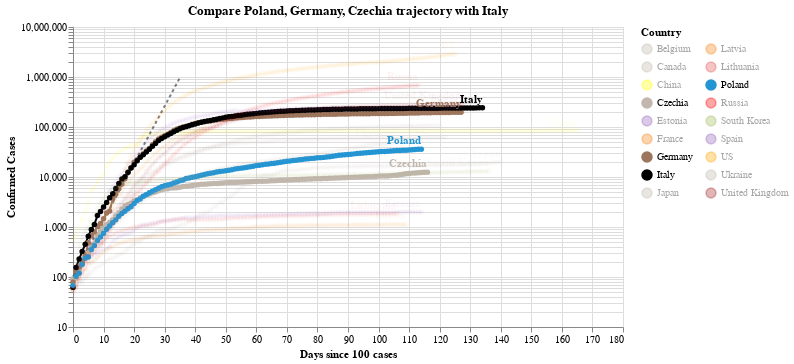

Notebook code cell kept with this figure:
### Code cell
#hide_input
chart2 = make_since_chart(dff2,['Poland', 'Germany', 'Czechia'], baseline_countries)
chart2

### Figure 1 — Vega-Lite specification as saved in the notebook (floating-point values rounded to 4 significant figures; data arrays with more than 128 entries replaced by an {"elided": "..."} marker saying what was removed)
{"config": {"view": {"continuousWidth": 400, "continuousHeight": 300}}, "layer": [{"data": {"name": "data-628230001892d6798b50651be41d1b3e"}, "mark": {"type": "line", "color": "black", "opacity": 0.5, "strokeDash": [3, 3]}, "encoding": {"x": {"type": "quantitative", "field": "Days since 100 cases"}, "y": {"type": "quantitative", "field": "Confirmed Cases"}}}, {"data": {"name": "data-82b8e781aee89ab26d24d80b4b476fea"}, "mark": {"type": "line", "point": true}, "encoding": {"color": {"type": "nominal", "field": "Country", "legend": {"columns": 2}, "scale": {"domain": ["Belgium", "Canada", "China", "Czechia", "Estonia", "France", "Germany", "Italy", "Japan", "Latvia", "Lithuania", "Poland", "Russia", "South Korea", "Spain", "US", "Ukraine", "United Kingdom"], "range": ["#C1B7AD", "#C1B7AD", "yellow", "#C1B7AD", "#9467bd", "#F58518", "#9D755D", "black", "#C1B7AD", "#F58518", "#E45756", "#2495D3", "red", "#A1BA59", "#9467bd", "orange", "#C1B7AD", "brown"]}}, "opacity": {"condition": {"value": 1, "selection": "selector002"}, "value": 0.05}, "tooltip": [{"type": "nominal", "field": "Country"}, {"type": "temporal", "field": "Date"}, {"type": "quantitative", "field": "Confirmed Cases"}, {"type": "quantitative", "field": "Days since 100 cases"}], "x": {"type": "quantitative", "field": "Days since 100 cases"}, "y": {"type": "quantitative", "field": "Confirmed Cases", "scale": {"type": "log"}}}, "selection": {"selector002": {"type": "multi", "fields": ["Country"], "bind": "legend", "init": [{"Country": "Poland"}, {"Country": "Germany"}, {"Country": "Czechia"}, {"Country": "Italy"}]}}, "width": 550}, {"data": {"name": "data-82b8e781aee89ab26d24d80b4b476fea"}, "mark": {"type": "text", "align": "right", "dy": -8, "fontWeight": "bold"}, "encoding": {"color": {"type": "nominal", "field": "Country", "legend": {"columns": 2}, "scale": {"domain": ["Belgium", "Canada", "China", "Czechia", "Estonia", "France", "Germany", "Italy", "Japan", "Latvia", "Lithuania", "Poland", "Russia", "South Korea", "Spain", "US", "Ukraine", "United Kingdom"], "range": ["#C1B7AD", "#C1B7AD", "yellow", "#C1B7AD", "#9467bd", "#F58518", "#9D755D", "black", "#C1B7AD", "#F58518", "#E45756", "#2495D3", "red", "#A1BA59", "#9467bd", "orange", "#C1B7AD", "brown"]}}, "opacity": {"condition": {"value": 1, "selection": "selector002"}, "value": 0.05}, "text": {"type": "nominal", "field": "Country"}, "tooltip": [{"type": "nominal", "field": "Country"}, {"type": "temporal", "field": "Date"}, {"type": "quantitative", "field": "Confirmed Cases"}, {"type": "quantitative", "field": "Days since 100 cases"}], "x": {"type": "quantitative", "field": "Days since 100 cases"}, "y": {"type": "quantitative", "field": "Confirmed Cases", "scale": {"type": "log"}}}, "transform": [{"filter": "(datum['Date'] >= 1593907200000)"}], "width": 550}], "title": "Compare Poland, Germany, Czechia trajectory with Italy", "$schema": "https://vega.github.io/schema/vega-lite/v4.0.2.json", "datasets": {"data-628230001892d6798b50651be41d1b3e": [{"Days since 100 cases": 0, "Confirmed Cases": 100.0}, {"Days since 100 cases": 1, "Confirmed Cases": 130.0}, {"Days since 100 cases": 2, "Confirmed Cases": 169.0}, {"Days since 100 cases": 3, "Confirmed Cases": 219.7}, {"Days since 100 cases": 4, "Confirmed Cases": 285.6}, {"Days since 100 cases": 5, "Confirmed Cases": 371.3}, {"Days since 100 cases": 6, "Confirmed Cases": 482.7}, {"Days since 100 cases": 7, "Confirmed Cases": 627.5}, {"Days since 100 cases": 8, "Confirmed Cases": 815.7}, {"Days since 100 cases": 9, "Confirmed Cases": 1060.0}, {"Days since 100 cases": 10, "Confirmed Cases": 1379.0}, {"Days since 100 cases": 11, "Confirmed Cases": 1792.0}, {"Days since 100 cases": 12, "Confirmed Cases": 2330.0}, {"Days since 100 cases": 13, "Confirmed Cases": 3029.0}, {"Days since 100 cases": 14, "Confirmed Cases": 3937.0}, {"Days since 100 cases": 15, "Confirmed Cases": 5119.0}, {"Days since 100 cases": 16, "Confirmed Cases": 6654.0}, {"Days since 100 cases": 17, "Confirmed Cases": 8650.0}, {"Days since 100 cases": 18, "Confirmed Cases": 11250.0}, {"Days since 100 cases": 19, "Confirmed Cases": 14620.0}, {"Days since 100 cases": 20, "Confirmed Cases": 19000.0}, {"Days since 100 cases": 21, "Confirmed Cases": 24710.0}, {"Days since 100 cases": 22, "Confirmed Cases": 32120.0}, {"Days since 100 cases": 23, "Confirmed Cases": 41750.0}, {"Days since 100 cases": 24, "Confirmed Cases": 54280.0}, {"Days since 100 cases": 25, "Confirmed Cases": 70560.0}, {"Days since 100 cases": 26, "Confirmed Cases": 91730.0}, {"Days since 100 cases": 27, "Confirmed Cases": 119300.0}, {"Days since 100 cases": 28, "Confirmed Cases": 155000.0}, {"Days since 100 cases": 29, "Confirmed Cases": 201500.0}, {"Days since 100 cases": 30, "Confirmed Cases": 262000.0}, {"Days since 100 cases": 31, "Confirmed Cases": 340600.0}, {"Days since 100 cases": 32, "Confirmed Cases": 442800.0}, {"Days since 100 cases": 33, "Confirmed Cases": 575600.0}, {"Days since 100 cases": 34, "Confirmed Cases": 748300.0}, {"Days since 100 cases": 35, "Confirmed Cases": 972800.0}], "data-82b8e781aee89ab26d24d80b4b476fea": {"elided": "2246 records"}}}
